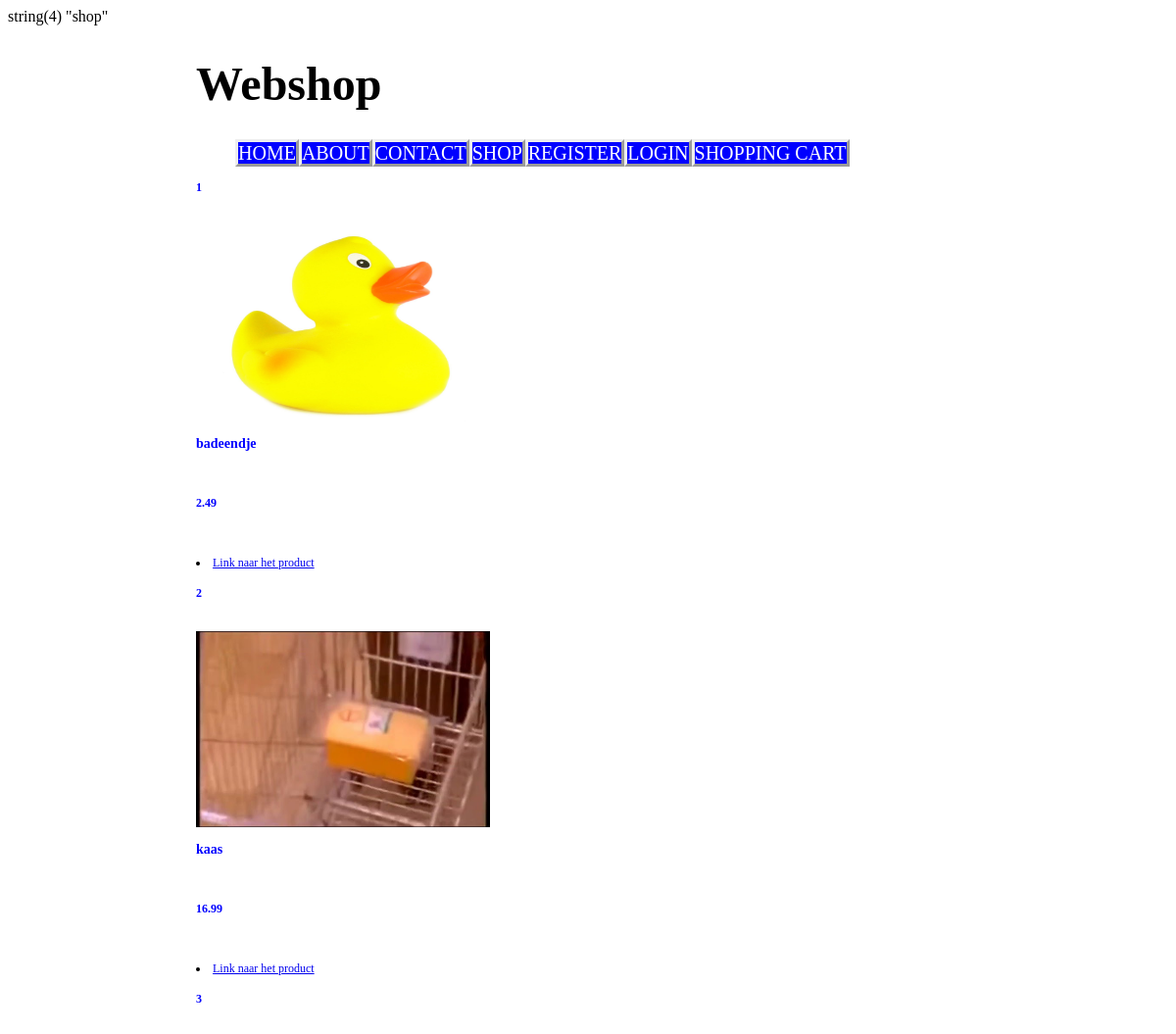
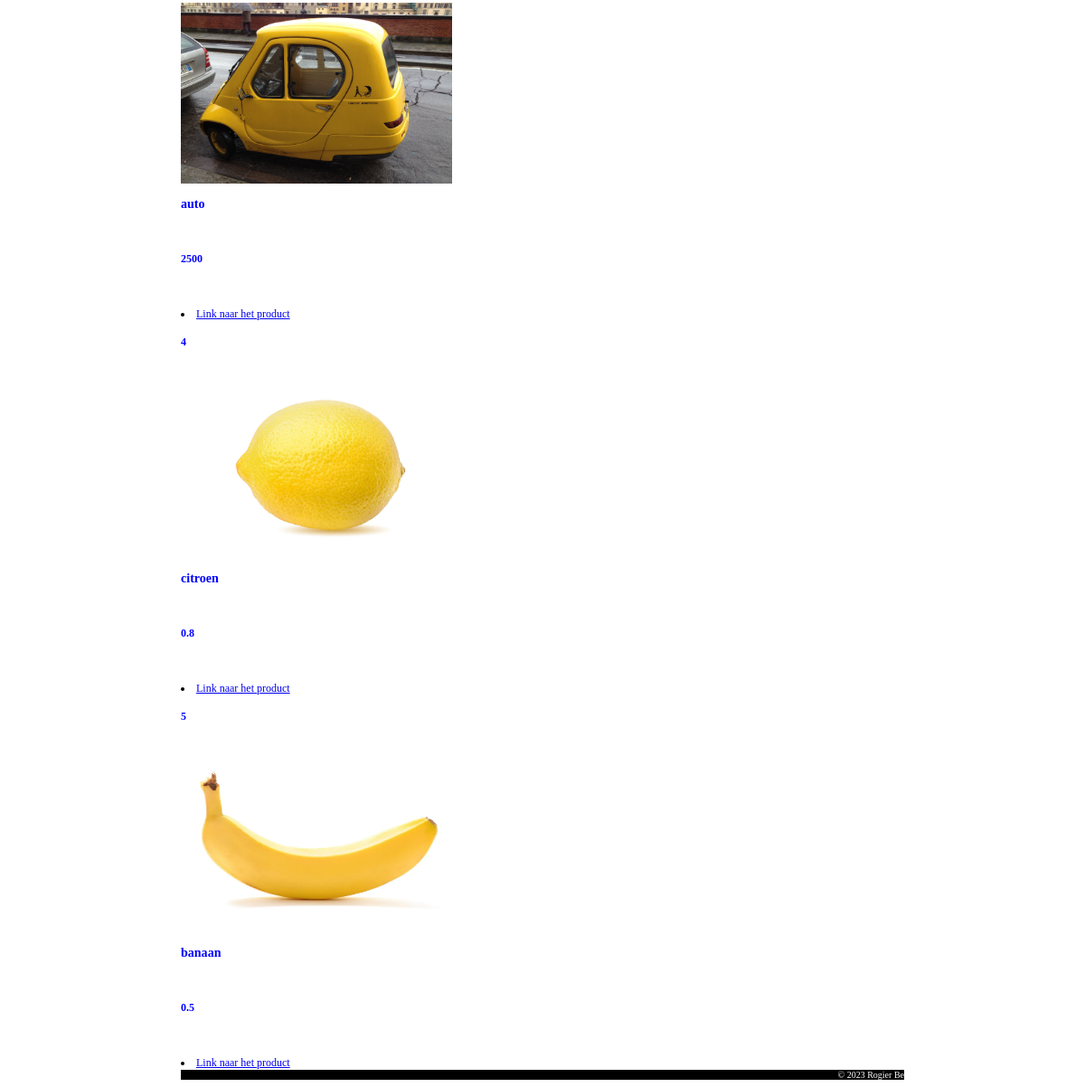
The page /business/index.php?page=shop on the database its author committed (2 pictures, top to bottom).
### tables this page shows
CREATE TABLE `products` (
  `id` int(11) NOT NULL,
  `name` text NOT NULL,
  `description` text NOT NULL,
  `imageName` text NOT NULL,
  `price` double NOT NULL
);

### presentation/showResponsePage/showHead.php (called while the page is built, shortened)
<?php
include('showHead/startTagHead.php');
include('showHead/setStyle.php');
include('showHead/endTagHead.php');
function showHead($page){
  startTagHead();
  setStyle();
  endTagHead();
}
?>

### presentation/showResponsePage/showBody.php (called while the page is built)
<?php
include('showBody/bodyStart.php');
include('showBody/showHeader.php');
include('showBody/showMenu.php');
include('showBody/showContent.php');
include('showBody/showFooter.php');
include('showBody/bodyEnd.php');
function showBody($page, $inputs, $errs){
  bodyStart();
  showHeader($page, $inputs['id']);
  showMenu();
  showContent($page, $inputs, $errs);
  showFooter();
  bodyEnd();
}
?>

### presentation/showResponsePage/showBody/showContent/showShopContent/showShopItem.php (called while the page is built)
<?php
include('showProductInfo.php');
include('showShopLink.php');
function showShopItem($x){
  $productInfo = getProductInfo($x);
  showProductInfo($productInfo);
  showShopLink($x, false, 'Link naar het product');
}
?>

### data/dataRead.php (called while the page is built, shortened)
<?php
function connect(){
  $servername = "localhost";
  $username = "webshop_rogier";
  $password = "webshoprogier";
  $DBName = "rogiers_webshop";
  $conn = mysqli_connect($servername, $username, $password, $DBName);
  return $conn;
}
function getProductInfo($id){
  $conn = connect();
  $productInfo = mysqli_fetch_array(mysqli_query($conn, 'SELECT * FROM products WHERE id = '.$id));
  return $productInfo;
}
?>

### presentation/showResponsePage/showBody/showContent/showShopContent/showProductInfo.php (the view)
<?php
function showProductInfo($productInfo){
  echo '<p><h4 class = "id">'.$productInfo['id'].'</h4><br><img src="Images/'.$productInfo['imageName'].'", height = 200, width = 300 ></h4><br><h3 class = "name">'.$productInfo['name'].'</h3><br><h4 class = "price">'.$productInfo['price'].'</h4></p><br><br>';
}
?>

### presentation/showResponsePage.php
<?php
include('showResponsePage/showHead.php');
include('showResponsePage/showBody.php');
include('showResponsePage/showDocumentEnd.php');
function showDocumentStart(){
  echo '<!DOCTYPE html> <html>';
}
function showResponsePage($page, $inputs, $errs){
  showDocumentStart();
  showHead($page);
  showBody($page, $inputs, $errs);
  showDocumentEnd();
}
?>

### presentation/showResponsePage/showHead/startTagHead.php
<?php
function startTagHead(){
  echo '<head>';
}
?>

### presentation/showResponsePage/showHead/setStyle.php
<?php
function setStyle(){
  echo '<link rel="stylesheet" href="CSS/stylesheet.css">';
}
?>

### presentation/showResponsePage/showHead/endTagHead.php
<?php
function endTagHead(){
  echo '</head>';
}
?>

### presentation/showResponsePage/showBody/bodyStart.php
<?php
function bodyStart(){
  echo '<body>'.'<div class="center">';
}
?>

### presentation/showResponsePage/showBody/showHeader.php (shortened to what this page needs)
<?php
function showHeader($page, $id){
  switch ($page){
    case 'shop':
      echo '<h1 class="title">Webshop</h1>';
      break;
  }
}
?>

### presentation/showResponsePage/showBody/showMenu.php (shortened to what this page needs)
<?php
include('showMenuItem.php');
function showMenu(){
  echo '<ul class="menu">';
  showMenuItem('home', 'HOME');
  if (isset($_SESSION['user'])){
    showMenuItem('cart',  'CART');
    showMenuItem('logout', 'LOGOUT '.$_SESSION['user']['name']);
  } else {
    showMenuItem('register', 'REGISTER');
    showMenuItem('login', 'LOGIN');
  }
  if (!empty($_SESSION['cart'])){
        echo '</ul>';
      }
}
?>

### presentation/showResponsePage/showBody/showMenuItem.php
<?php
function showMenuItem($link, $label){
  echo '<li><a href="index.php?page='. $link .'">'.$label.'</a></li>';
}
?>

### presentation/showResponsePage/showBody/showContent.php (shortened to what this page needs)
<?php
include ('showContent/showShopContent.php');
function showContent($page, $inputs, $errs){
  switch($page){
    case 'shop':
      showShopContent();
      break;
  }
}
?>

### presentation/showResponsePage/showBody/showContent/showShopContent.php
<?php
include('showShopContent/showShopItem.php');
function showShopContent(){
  for($x = 1; $x <= 5; $x++){
    showShopItem($x);
  }
}
?>

### presentation/showResponsePage/showBody/showContent/showShopContent/showShopLink.php
<?php
function showShopLink($x, $inCart, $message){
  echo '<li><a href="index.php?page=details&id='.strval($x).'&inCart='.$inCart.'">'.$message.'</a></li>';
}
?>

### presentation/showResponsePage/showBody/showFooter.php
<?php
function showFooter(){
  echo '<footer>&copy 2023 Rogier Be</footer>';
}
?>

### presentation/showResponsePage/showBody/bodyEnd.php
<?php
function bodyEnd(){
  echo '</div>'.'</body>';
}
?>

### presentation/showResponsePage/showDocumentEnd.php
<?php
function showDocumentEnd(){
  echo '</html>';
}
?>

### business/index.php (shortened to what this page needs)
<?php
  $dir = 'C:/xampp/htdocs/educom-webshop-database-1700217655/';
  include('getRequestedPage.php');
  include($dir.'presentation/showResponsePage.php');
  include($dir.'data/dataRead.php');
  list($page, $inputs, $errs) = getrequestedPage();
  showResponsePage($page, $inputs, $errs);
  ?>
</body>
</html>

### business/CSS/stylesheet.css (style rules this page uses)
h1.title { font-size: 48px; }
h3.name { color:blue; }
h4.id { color:blue; }
h4.price { color:blue; }
ul.menu { list-style-type: none; }
.center { max-width: 800px; margin: auto; text-align: left; font-size: 12px; }
ul.menu li { color: white; font-size: 20px; margin-top: 30px; margin-bottom: 30px; border-style: outset; background-color: blue; display: inline; }
ul.menu li > a { color: white; text-decoration: none; }
footer { text-align: right; font-size: 10px; background-color: black; color: white; }

### rows shown on the page
products: id "1", imageName (picture), name "badeendje", price "2.49"
products: id "2", imageName (picture), name "kaas", price "16.99"
products: id "3", imageName (picture), name "auto", price "2500"
products: id "4", imageName (picture), name "citroen", price "0.8"
products: id "5", imageName (picture), name "banaan", price "0.5"

### other values the page prints
$label "HOME ABOUT CONTACT SHOP REGISTER LOGIN SHOPPING CART"
